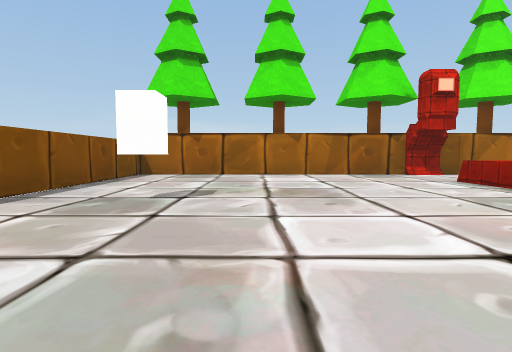
[1] (above)

12 first-person views from a walk through a scene from a Unity 3-D project. The camera is 1.2 m above the floor, tilts 4° down and sees 80° across. The floor is counted in squares, 2 m on a side. Each view is taken from the middle of a square. On the plan, view 1 faces up. The plan holds only what a view shows up to about 9 squares ahead; the rest is blank. Some surface patterns are stand-ins.

[2]
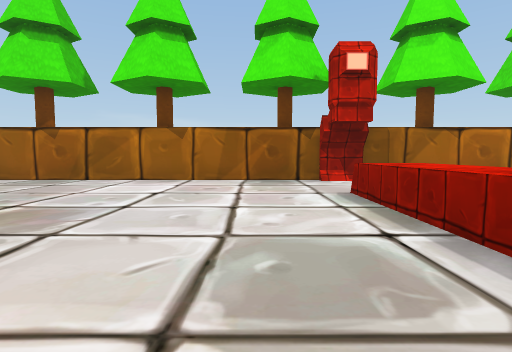

[3]
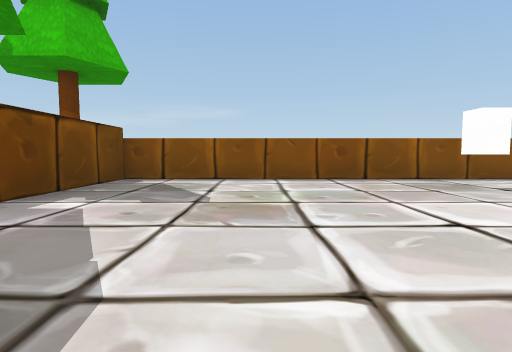

[4]
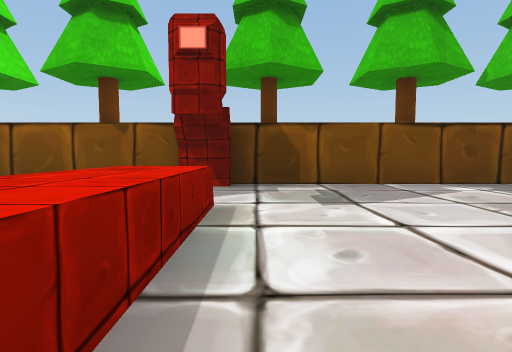

[5]
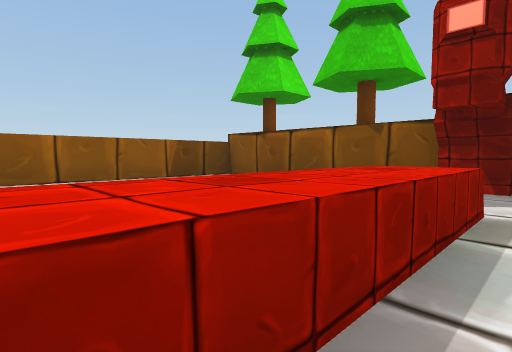

[6]
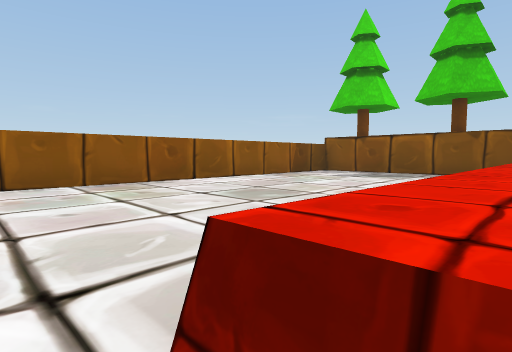

[7]
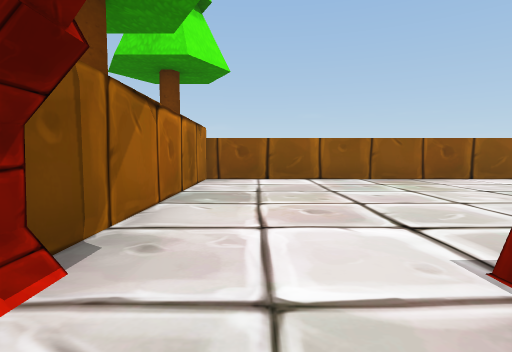

[8]
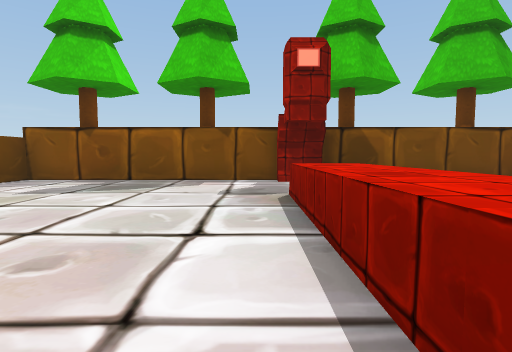

[9]
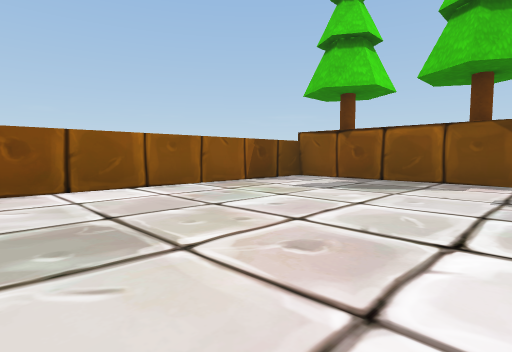

[10]
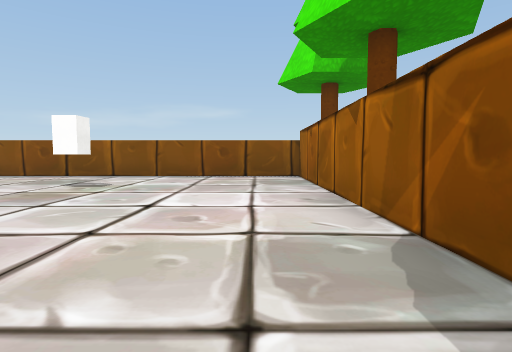

[11]
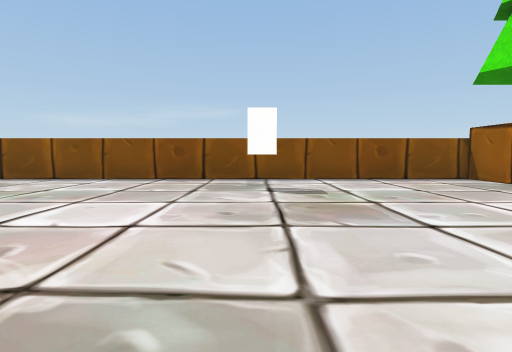

[12]
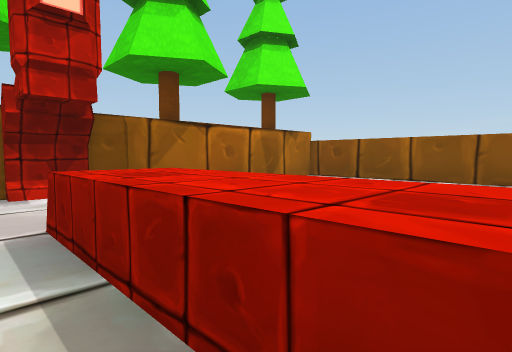

### Floor plan
Key: @ floor where view 1 was taken; # wall or solid block; . main floor; : floor 0.25 m higher than the main floor; ^ raised ledge; B block.
Columns run from 4 left of view 1 to 12 right of it. Each row starts with its distance up from view 1.
 10 #################
  9 #........:......#
  8 #...............#
  7 #...............#
  6 #........^......#
  5 #........^ .....#
  4 #..B.....^......#
  3 #........^......#
  2 #........^......#
  1 #........^......#
  0 #...@....^......#
 -1 #...............#
 -2 #...............#
 -3 #........#......#
 -4 #################

Where each view was taken, in squares from view 1:
view 1: 0 up, 0 right, facing up
view 2: 2 up, 3 right, facing up
view 3: 0 up, 4 right, facing left
view 4: 3 up, 4 right, facing down
view 5: 3 up, 4 right, facing down-right
view 6: 7 up, 5 right, facing down-right
view 7: 8 up, 4 right, facing right
view 8: 4 up, 6 right, facing down
view 9: 4 up, 6 right, facing down-right
view 10: 8 up, 5 right, facing left
view 11: 4 up, 4 right, facing left
view 12: 4 up, 4 right, facing up-right
